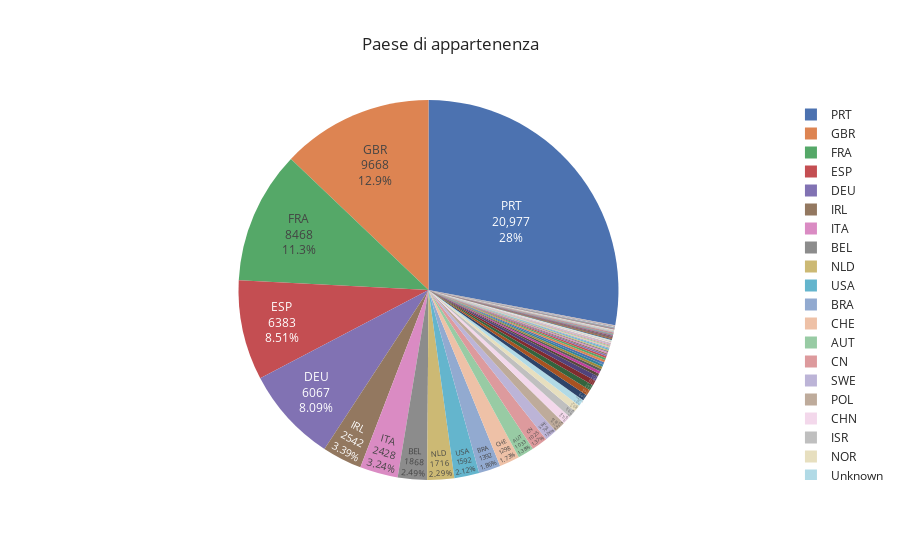

Source (notebook cell):
### Markdown cell above
### Da dove arrivano gli ospiti?

### Code cell
# Prendiamo il numero di prenotazioni diviso per provenienza
prenotazioni_X_paese = pd.DataFrame(set_intero_pulito.loc[set_intero_pulito["is_canceled"] == 0]["country"].value_counts())

prenotazioni_X_paese.rename(columns={"country": "Numero di Ospiti"}, inplace=True)
ospiti_totali = prenotazioni_X_paese["Numero di Ospiti"].sum()
prenotazioni_X_paese["% Ospiti"] = round(prenotazioni_X_paese["Numero di Ospiti"] / ospiti_totali * 100, 2)
prenotazioni_X_paese["country"] = prenotazioni_X_paese.index


# Grafico a Torta
torta = px.pie(prenotazioni_X_paese,
             values="Numero di Ospiti",
             names="country",
             title="Paese di appartenenza",
             template="seaborn")
torta.update_traces(textposition="inside", textinfo="value+percent+label")
torta.show()

### Figure 1 — Plotly figure (JSON) as saved in the notebook; plotly's stock layout.template omitted (floating-point values rounded to 4 significant figures; data arrays with more than 128 entries replaced by an {"elided": "..."} marker saying what was removed)
{"data": [{"domain": {"x": [0, 1], "y": [0, 1]}, "hovertemplate": "country=%{label}<br>Numero di Ospiti=%{value}<extra></extra>", "labels": {"elided": "166 str values"}, "legendgroup": "", "name": "", "showlegend": true, "textinfo": "value+percent+label", "textposition": "inside", "type": "pie", "values": {"elided": "166 int values"}}], "layout": {"legend": {"tracegroupgap": 0}, "title": {"text": "Paese di appartenenza"}}}
